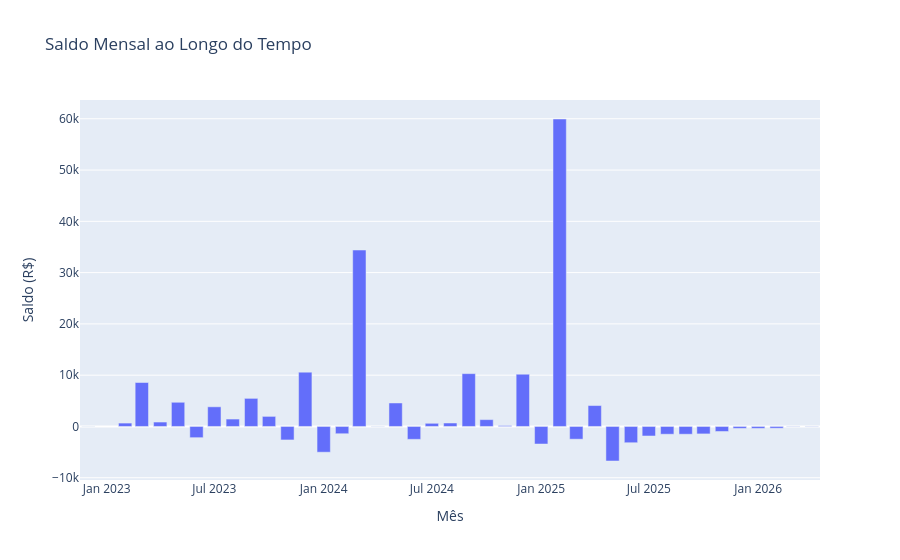

Notebook source saved alongside this figure:
### Code cell
# Gráfico de evolução do saldo mensal
resumo_mensal_plot = resumo_mensal.reset_index()
resumo_mensal_plot['AnoMes'] = resumo_mensal_plot['AnoMes'].astype(str)

fig = px.bar(
    resumo_mensal_plot, 
    x='AnoMes', 
    y='Saldo',
    title='Saldo Mensal ao Longo do Tempo',
    labels={'AnoMes': 'Mês', 'Saldo': 'Saldo (R$)'}
)
fig.show()

### Figure 1 — Plotly figure (JSON) as saved in the notebook; plotly's stock layout.template omitted (floating-point values rounded to 4 significant figures)
{"data": [{"hovertemplate": "Mês=%{x}<br>Saldo (R$)=%{y}<extra></extra>", "legendgroup": "", "marker": {"color": "#636efa", "pattern": {"shape": ""}}, "name": "", "orientation": "v", "showlegend": false, "textposition": "auto", "type": "bar", "x": ["2022-12", "2023-02", "2023-03", "2023-04", "2023-05", "2023-06", "2023-07", "2023-08", "2023-09", "2023-10", "2023-11", "2023-12", "2024-01", "2024-02", "2024-03", "2024-04", "2024-05", "2024-06", "2024-07", "2024-08", "2024-09", "2024-10", "2024-11", "2024-12", "2025-01", "2025-02", "2025-03", "2025-04", "2025-05", "2025-06", "2025-07", "2025-08", "2025-09", "2025-10", "2025-11", "2025-12", "2026-01", "2026-02", "2026-03", "2026-04"], "xaxis": "x", "y": [0.0, 659.9, 8573.0, 861.1, 4715.0, -2187.0, 3834.0, 1443.0, 5478.0, 1964.0, -2631.0, 10580.0, -5021.0, -1420.0, 34410.0, -21.55, 4580.0, -2511.0, 617.0, 674.7, 10300.0, 1333.0, 172.8, 10190.0, -3425.0, 59960.0, -2482.0, 4078.0, -6735.0, -3173.0, -1856.0, -1514.0, -1514.0, -1450.0, -981.4, -373.1, -373.1, -339.0, -39.9, -39.9], "yaxis": "y"}], "layout": {"barmode": "relative", "legend": {"tracegroupgap": 0}, "title": {"text": "Saldo Mensal ao Longo do Tempo"}, "xaxis": {"anchor": "y", "domain": [0, 1], "title": {"text": "Mês"}}, "yaxis": {"anchor": "x", "domain": [0, 1], "title": {"text": "Saldo (R$)"}}}}
